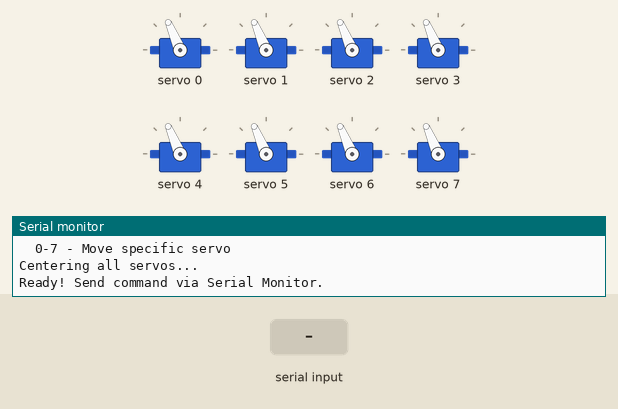
A sketch run on a simulated Arduino Uno, built with avr-gcc and run on an emulated ATmega328P. Shown: 8 × servo, the last lines printed to the serial monitor. Inputs (shaded band) come from the test bench.

Above: at 2.4 s.
2.5 s: "S" received over Serial
5.5 s: byte 50 ('2') received over Serial
At 5.7 s:
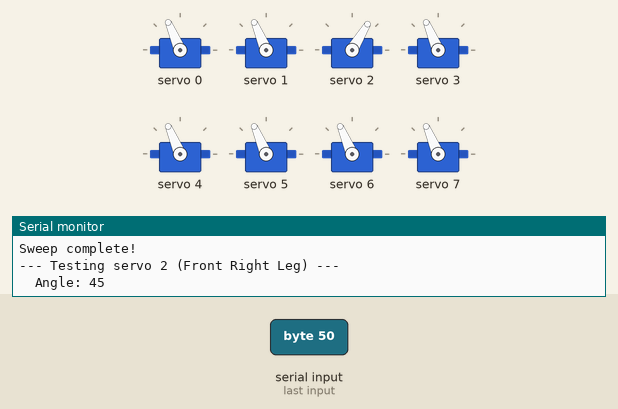
8.5 s: byte 51 ('3') received over Serial
At 8.7 s:
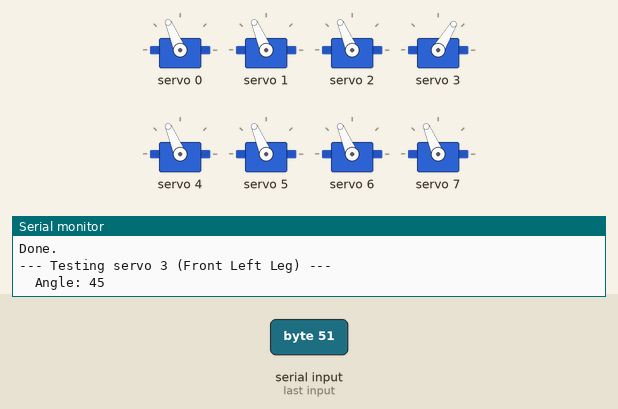
11.5 s: byte 52 ('4') received over Serial
At 11.7 s:
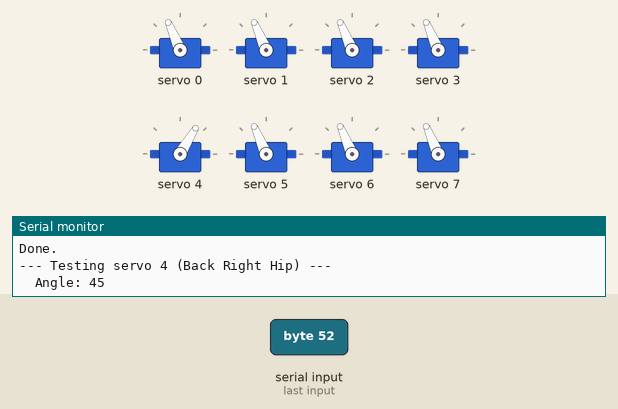
14.5 s: byte 53 ('5') received over Serial
At 14.7 s:
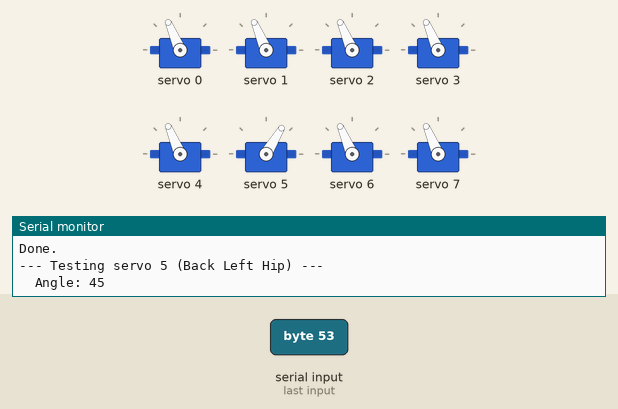
17.5 s: byte 54 ('6') received over Serial
At 17.7 s:
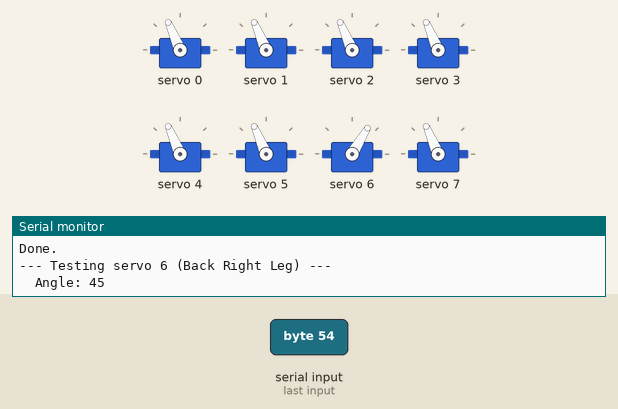
Timing chart, 0 to 21.5 s (numbered marks = the images above; inputs shaded):
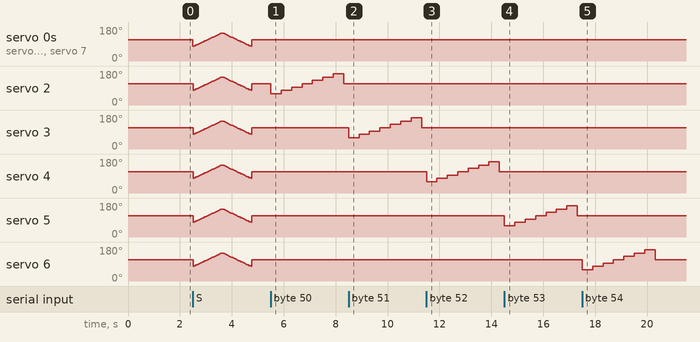

The sketch:

servo_test_pca9685.ino
```cpp
/*
 * QUADRUPED ROBOT - FIRST TEST with PCA9685
 * Arduino UNO + PCA9685 Servo Driver
 *
 * WIRING:
 *   PCA9685    Arduino UNO
 *   ---------  -----------
 *   VCC   -->  5V
 *   GND   -->  GND
 *   SDA   -->  A4
 *   SCL   -->  A5
 *   V+    -->  External 5-6V power supply (for servos)
 *
 * SERVO CONNECTIONS on PCA9685:
 *   Channel 0: Front Right Hip
 *   Channel 1: Front Left Hip
 *   Channel 2: Front Right Leg
 *   Channel 3: Front Left Leg
 *   Channel 4: Back Right Hip
 *   Channel 5: Back Left Hip
 *   Channel 6: Back Right Leg
 *   Channel 7: Back Left Leg
 *
 * Install library: Adafruit PWM Servo Driver Library
 * In Arduino IDE: Sketch -> Include Library -> Manage Libraries -> Search "Adafruit PWM"
 */

#include <Wire.h>
#include <Adafruit_PWMServoDriver.h>

// Create PCA9685 object (default address 0x40)
Adafruit_PWMServoDriver pwm = Adafruit_PWMServoDriver();

// Servo pulse length limits (adjust if needed for your servos)
#define SERVOMIN  125  // Minimum pulse length (0 degrees)
#define SERVOMAX  575  // Maximum pulse length (180 degrees)
#define SERVO_FREQ 50  // 50 Hz for standard servos

// Number of servos
#define NUM_SERVOS 8

// Servo names for display
const char* servoNames[] = {
  "Front Right Hip", "Front Left Hip",
  "Front Right Leg", "Front Left Leg",
  "Back Right Hip",  "Back Left Hip",
  "Back Right Leg",  "Back Left Leg"
};

// Convert angle (0-180) to PWM pulse length
int angleToPulse(int angle) {
  return map(angle, 0, 180, SERVOMIN, SERVOMAX);
}

// Move a single servo to specified angle
void setServoAngle(int channel, int angle) {
  int pulse = angleToPulse(angle);
  pwm.setPWM(channel, 0, pulse);
}

// Move all servos to specified angle
void setAllServos(int angle) {
  for (int i = 0; i < NUM_SERVOS; i++) {
    setServoAngle(i, angle);
  }
}

void setup() {
  Serial.begin(9600);
  Serial.println("=================================");
  Serial.println("QUADRUPED ROBOT - PCA9685 TEST");
  Serial.println("=================================");
  Serial.println();

  // Initialize PCA9685
  pwm.begin();
  pwm.setOscillatorFrequency(27000000);
  pwm.setPWMFreq(SERVO_FREQ);

  delay(10);

  Serial.println("PCA9685 Initialized!");
  Serial.println();
  Serial.println("Commands:");
  Serial.println("  c - Center all servos (90 degrees)");
  Serial.println("  t - Test each servo one by one");
  Serial.println("  s - Sweep all servos");
  Serial.println("  h - Home position (standing)");
  Serial.println("  0-7 - Move specific servo");
  Serial.println();

  // Center all servos on startup
  Serial.println("Centering all servos...");
  setAllServos(90);
  delay(1000);
  Serial.println("Ready! Send command via Serial Monitor.");
}

void loop() {
  if (Serial.available()) {
    char cmd = Serial.read();

    switch (cmd) {
      case 'c':
      case 'C':
        // Center all servos
        Serial.println("Centering all servos to 90 degrees...");
        setAllServos(90);
        break;

      case 't':
      case 'T':
        // Test each servo one by one
        testEachServo();
        break;

      case 's':
      case 'S':
        // Sweep test
        sweepTest();
        break;

      case 'h':
      case 'H':
        // Home/standing position
        homePosition();
        break;

      case '0': case '1': case '2': case '3':
      case '4': case '5': case '6': case '7':
        // Test individual servo
        testSingleServo(cmd - '0');
        break;
    }
  }
}

void testEachServo() {
  Serial.println("\n--- Testing each servo ---");

  // First center all
  setAllServos(90);
  delay(500);

  for (int i = 0; i < NUM_SERVOS; i++) {
    Serial.print("Testing servo ");
    Serial.print(i);
    Serial.print(" (");
    Serial.print(servoNames[i]);
    Serial.println(")");

    // Move to 60 degrees
    setServoAngle(i, 60);
    delay(500);

    // Move to 120 degrees
    setServoAngle(i, 120);
    delay(500);

    // Back to center
    setServoAngle(i, 90);
    delay(300);
  }

  Serial.println("Test complete!\n");
}

void testSingleServo(int servo) {
  Serial.print("\n--- Testing servo ");
  Serial.print(servo);
  Serial.print(" (");
  Serial.print(servoNames[servo]);
  Serial.println(") ---");

  for (int angle = 45; angle <= 135; angle += 15) {
    Serial.print("  Angle: ");
    Serial.println(angle);
    setServoAngle(servo, angle);
    delay(400);
  }

  setServoAngle(servo, 90);
  Serial.println("Done.\n");
}

void sweepTest() {
  Serial.println("\n--- Sweep test ---");

  // Sweep from 60 to 120 degrees
  for (int angle = 60; angle <= 120; angle += 2) {
    setAllServos(angle);
    delay(30);
  }

  for (int angle = 120; angle >= 60; angle -= 2) {
    setAllServos(angle);
    delay(30);
  }

  setAllServos(90);
  Serial.println("Sweep complete!\n");
}

void homePosition() {
  Serial.println("\n--- Home Position (Standing) ---");

  // Hip servos slightly angled, leg servos at 90
  int ap = 20;  // hip angle offset

  setServoAngle(0, 90 + ap);  // Front Right Hip
  setServoAngle(1, 90 - ap);  // Front Left Hip
  setServoAngle(2, 90);       // Front Right Leg
  setServoAngle(3, 90);       // Front Left Leg
  setServoAngle(4, 90 - ap);  // Back Right Hip
  setServoAngle(5, 90 + ap);  // Back Left Hip
  setServoAngle(6, 90);       // Back Right Leg
  setServoAngle(7, 90);       // Back Left Leg

  Serial.println("Home position set.\n");
}
```

Measured:
- after the input at 5.5 s, servo 2: 113° → 59° at once, → 77° 0.40 s later, → 95° 0.40 s later, → 113° 0.40 s later, … (8 changes in this stretch)
- after the input at 8.5 s, servo 3: 113° → 59° at once, → 77° 0.40 s later, → 95° 0.40 s later, → 113° 0.40 s later, … (8 changes in this stretch)
- after the input at 11.5 s, servo 4: 113° → 59° at once, → 77° 0.40 s later, → 95° 0.40 s later, → 113° 0.40 s later, … (8 changes in this stretch)
- after the input at 14.5 s, servo 5: 113° → 59° at once, → 77° 0.40 s later, → 95° 0.40 s later, → 113° 0.40 s later, … (8 changes in this stretch)
- after the input at 17.5 s, servo 6: 113° → 59° at once, → 77° 0.40 s later, → 95° 0.40 s later, → 113° 0.40 s later, … (8 changes in this stretch)
